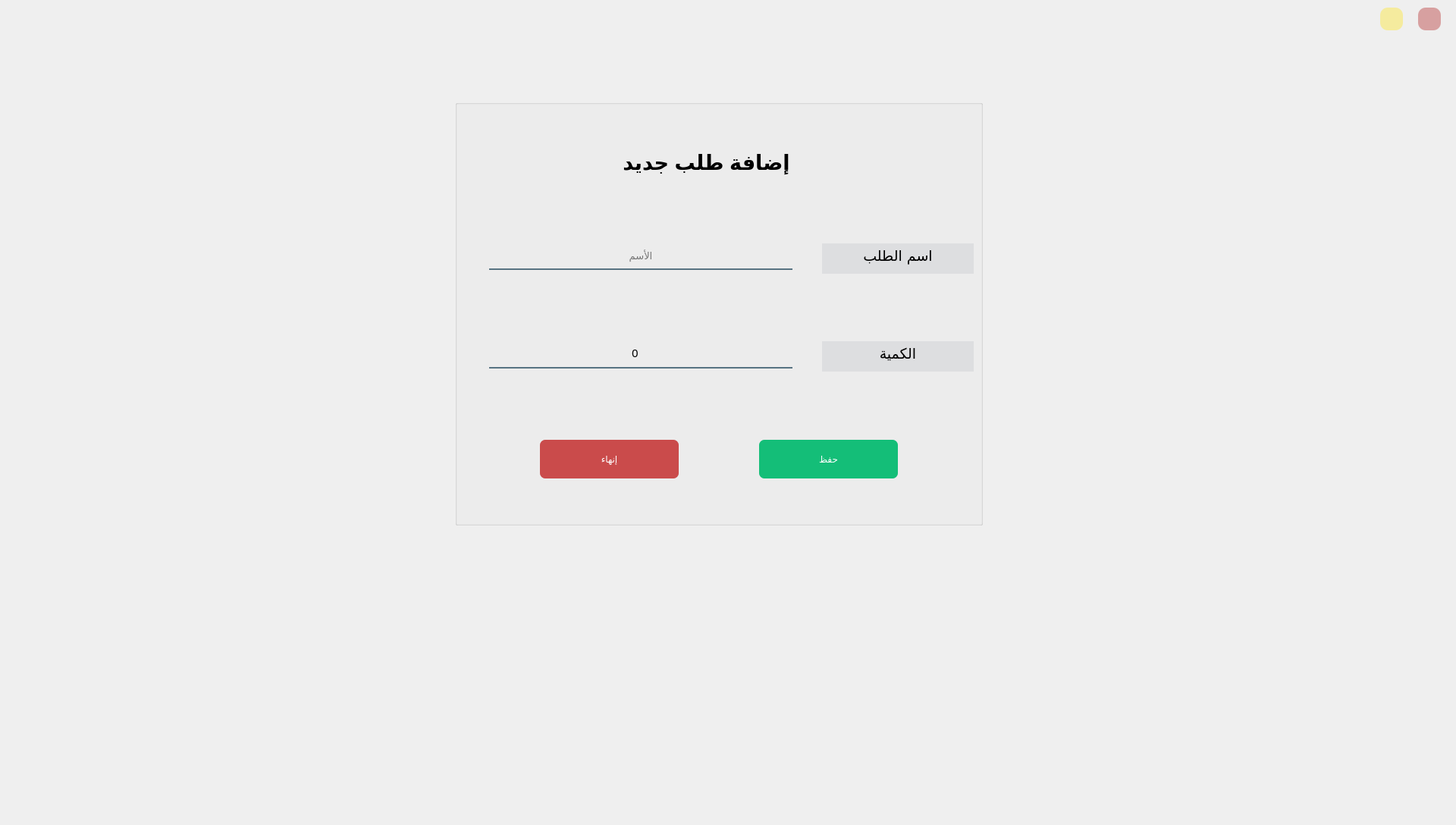
<?xml version="1.0" encoding="UTF-8"?>
<ui version="4.0">
 <class>Form</class>
 <widget class="QWidget" name="Form">
  <property name="geometry">
   <rect>
    <x>0</x>
    <y>0</y>
    <width>1920</width>
    <height>1088</height>
   </rect>
  </property>
  <property name="minimumSize">
   <size>
    <width>1340</width>
    <height>810</height>
   </size>
  </property>
  <property name="maximumSize">
   <size>
    <width>16777215</width>
    <height>16777215</height>
   </size>
  </property>
  <property name="windowTitle">
   <string>Form</string>
  </property>
  <widget class="QLabel" name="label_3">
   <property name="geometry">
    <rect>
     <x>20</x>
     <y>0</y>
     <width>1920</width>
     <height>1080</height>
    </rect>
   </property>
   <property name="minimumSize">
    <size>
     <width>1920</width>
     <height>1080</height>
    </size>
   </property>
   <property name="maximumSize">
    <size>
     <width>16777215</width>
     <height>16777215</height>
    </size>
   </property>
   <property name="font">
    <font>
     <pointsize>10</pointsize>
    </font>
   </property>
   <property name="text">
    <string/>
   </property>
   <property name="pixmap">
    <pixmap resource="app_resources.qrc">:/login/images/backgroung/3433814.jpg</pixmap>
   </property>
   <property name="scaledContents">
    <bool>true</bool>
   </property>
   <property name="alignment">
    <set>Qt::AlignCenter</set>
   </property>
  </widget>
  <widget class="QGroupBox" name="groupBox">
   <property name="geometry">
    <rect>
     <x>600</x>
     <y>132</y>
     <width>696</width>
     <height>561</height>
    </rect>
   </property>
   <property name="title">
    <string/>
   </property>
   <layout class="QGridLayout" name="gridLayout_2">
    <item row="0" column="1">
     <spacer name="verticalSpacer_15">
      <property name="orientation">
       <enum>Qt::Vertical</enum>
      </property>
      <property name="sizeHint" stdset="0">
       <size>
        <width>20</width>
        <height>48</height>
       </size>
      </property>
     </spacer>
    </item>
    <item row="1" column="0">
     <spacer name="horizontalSpacer_5">
      <property name="orientation">
       <enum>Qt::Horizontal</enum>
      </property>
      <property name="sizeType">
       <enum>QSizePolicy::Expanding</enum>
      </property>
      <property name="sizeHint" stdset="0">
       <size>
        <width>150</width>
        <height>20</height>
       </size>
      </property>
     </spacer>
    </item>
    <item row="1" column="1" colspan="2">
     <widget class="QLabel" name="label_4">
      <property name="maximumSize">
       <size>
        <width>400</width>
        <height>200</height>
       </size>
      </property>
      <property name="font">
       <font>
        <pointsize>20</pointsize>
        <weight>75</weight>
        <bold>true</bold>
       </font>
      </property>
      <property name="text">
       <string>    إضافة طلب جديد</string>
      </property>
      <property name="scaledContents">
       <bool>true</bool>
      </property>
      <property name="alignment">
       <set>Qt::AlignCenter</set>
      </property>
     </widget>
    </item>
    <item row="1" column="3" colspan="2">
     <spacer name="horizontalSpacer_6">
      <property name="orientation">
       <enum>Qt::Horizontal</enum>
      </property>
      <property name="sizeType">
       <enum>QSizePolicy::Expanding</enum>
      </property>
      <property name="sizeHint" stdset="0">
       <size>
        <width>150</width>
        <height>20</height>
       </size>
      </property>
     </spacer>
    </item>
    <item row="2" column="0">
     <spacer name="verticalSpacer_13">
      <property name="orientation">
       <enum>Qt::Vertical</enum>
      </property>
      <property name="sizeHint" stdset="0">
       <size>
        <width>20</width>
        <height>84</height>
       </size>
      </property>
     </spacer>
    </item>
    <item row="3" column="0" colspan="4">
     <layout class="QHBoxLayout" name="horizontalLayout_12">
      <item>
       <spacer name="horizontalSpacer_23">
        <property name="orientation">
         <enum>Qt::Horizontal</enum>
        </property>
        <property name="sizeHint" stdset="0">
         <size>
          <width>28</width>
          <height>20</height>
         </size>
        </property>
       </spacer>
      </item>
      <item>
       <widget class="QLineEdit" name="name_lin">
        <property name="minimumSize">
         <size>
          <width>400</width>
          <height>30</height>
         </size>
        </property>
        <property name="font">
         <font>
          <family>Acumin Pro</family>
          <pointsize>10</pointsize>
         </font>
        </property>
        <property name="layoutDirection">
         <enum>Qt::LeftToRight</enum>
        </property>
        <property name="styleSheet">
         <string notr="true">background-color:rgba(0, 0, 0, 0);
border:none;
border-bottom:2px solid rgba(46, 82, 101, 200);

padding-bottom:7px;</string>
        </property>
        <property name="inputMask">
         <string/>
        </property>
        <property name="text">
         <string/>
        </property>
        <property name="alignment">
         <set>Qt::AlignCenter</set>
        </property>
        <property name="placeholderText">
         <string>الأسم</string>
        </property>
       </widget>
      </item>
      <item>
       <spacer name="horizontalSpacer_24">
        <property name="orientation">
         <enum>Qt::Horizontal</enum>
        </property>
        <property name="sizeHint" stdset="0">
         <size>
          <width>28</width>
          <height>20</height>
         </size>
        </property>
       </spacer>
      </item>
     </layout>
    </item>
    <item row="3" column="4">
     <widget class="QLabel" name="label_5">
      <property name="minimumSize">
       <size>
        <width>200</width>
        <height>40</height>
       </size>
      </property>
      <property name="font">
       <font>
        <family>Acumin Pro</family>
        <pointsize>14</pointsize>
        <weight>50</weight>
        <italic>false</italic>
        <bold>false</bold>
       </font>
      </property>
      <property name="styleSheet">
       <string notr="true">background-color:rgba(48, 62, 84, 20);

border:none;
font: 14pt &quot;Acumin Pro&quot;;
padding-bottom:7px;</string>
      </property>
      <property name="text">
       <string>اسم الطلب</string>
      </property>
      <property name="alignment">
       <set>Qt::AlignCenter</set>
      </property>
     </widget>
    </item>
    <item row="4" column="2">
     <spacer name="verticalSpacer_16">
      <property name="orientation">
       <enum>Qt::Vertical</enum>
      </property>
      <property name="sizeHint" stdset="0">
       <size>
        <width>20</width>
        <height>83</height>
       </size>
      </property>
     </spacer>
    </item>
    <item row="5" column="0" colspan="4">
     <layout class="QGridLayout" name="gridLayout">
      <item row="0" column="0">
       <spacer name="horizontalSpacer_26">
        <property name="orientation">
         <enum>Qt::Horizontal</enum>
        </property>
        <property name="sizeHint" stdset="0">
         <size>
          <width>28</width>
          <height>20</height>
         </size>
        </property>
       </spacer>
      </item>
      <item row="0" column="1">
       <widget class="QSpinBox" name="spinBox">
        <property name="sizePolicy">
         <sizepolicy hsizetype="Expanding" vsizetype="Fixed">
          <horstretch>0</horstretch>
          <verstretch>0</verstretch>
         </sizepolicy>
        </property>
        <property name="minimumSize">
         <size>
          <width>400</width>
          <height>30</height>
         </size>
        </property>
        <property name="font">
         <font>
          <family>Acumin Pro</family>
          <pointsize>11</pointsize>
          <weight>50</weight>
          <italic>false</italic>
          <bold>false</bold>
         </font>
        </property>
        <property name="styleSheet">
         <string notr="true">background-color:rgba(0, 0, 0, 0);
border:none;
border-bottom:2px solid rgba(46, 82, 101, 200);

padding-bottom:7px;
font: 11pt &quot;Acumin Pro&quot;;</string>
        </property>
        <property name="alignment">
         <set>Qt::AlignCenter</set>
        </property>
        <property name="maximum">
         <number>100000</number>
        </property>
       </widget>
      </item>
      <item row="0" column="2">
       <spacer name="horizontalSpacer_25">
        <property name="orientation">
         <enum>Qt::Horizontal</enum>
        </property>
        <property name="sizeHint" stdset="0">
         <size>
          <width>28</width>
          <height>20</height>
         </size>
        </property>
       </spacer>
      </item>
     </layout>
    </item>
    <item row="5" column="4">
     <widget class="QLabel" name="label_7">
      <property name="minimumSize">
       <size>
        <width>200</width>
        <height>40</height>
       </size>
      </property>
      <property name="font">
       <font>
        <family>Acumin Pro</family>
        <pointsize>14</pointsize>
        <weight>50</weight>
        <italic>false</italic>
        <bold>false</bold>
       </font>
      </property>
      <property name="styleSheet">
       <string notr="true">background-color:rgba(48, 62, 84, 20);

border:none;
font: 14pt &quot;Acumin Pro&quot;;
padding-bottom:7px;</string>
      </property>
      <property name="text">
       <string>الكمية</string>
      </property>
      <property name="alignment">
       <set>Qt::AlignCenter</set>
      </property>
     </widget>
    </item>
    <item row="6" column="2">
     <spacer name="verticalSpacer_14">
      <property name="orientation">
       <enum>Qt::Vertical</enum>
      </property>
      <property name="sizeHint" stdset="0">
       <size>
        <width>20</width>
        <height>84</height>
       </size>
      </property>
     </spacer>
    </item>
    <item row="7" column="0" colspan="5">
     <layout class="QHBoxLayout" name="horizontalLayout_14">
      <item>
       <spacer name="horizontalSpacer_27">
        <property name="orientation">
         <enum>Qt::Horizontal</enum>
        </property>
        <property name="sizeHint" stdset="0">
         <size>
          <width>73</width>
          <height>20</height>
         </size>
        </property>
       </spacer>
      </item>
      <item>
       <widget class="QPushButton" name="end_btn">
        <property name="minimumSize">
         <size>
          <width>183</width>
          <height>51</height>
         </size>
        </property>
        <property name="maximumSize">
         <size>
          <width>16777215</width>
          <height>16777215</height>
         </size>
        </property>
        <property name="styleSheet">
         <string notr="true">font: 14pt &quot;Acumin Pro&quot;;
color: rgb(255, 255, 255);
background-color: rgb(190, 20, 20,190);

 border-radius: 7px;
</string>
        </property>
        <property name="text">
         <string>إنهاء</string>
        </property>
       </widget>
      </item>
      <item>
       <spacer name="horizontalSpacer_33">
        <property name="orientation">
         <enum>Qt::Horizontal</enum>
        </property>
        <property name="sizeHint" stdset="0">
         <size>
          <width>73</width>
          <height>20</height>
         </size>
        </property>
       </spacer>
      </item>
      <item>
       <widget class="QPushButton" name="add_btn">
        <property name="minimumSize">
         <size>
          <width>183</width>
          <height>51</height>
         </size>
        </property>
        <property name="maximumSize">
         <size>
          <width>300</width>
          <height>51</height>
         </size>
        </property>
        <property name="styleSheet">
         <string notr="true">font: 14pt &quot;Acumin Pro&quot;;
color: rgb(255, 255, 255);
background-color: rgb(20,  190, 120);

 border-radius: 7px;
</string>
        </property>
        <property name="text">
         <string>حفظ</string>
        </property>
       </widget>
      </item>
      <item>
       <spacer name="horizontalSpacer_28">
        <property name="orientation">
         <enum>Qt::Horizontal</enum>
        </property>
        <property name="sizeHint" stdset="0">
         <size>
          <width>58</width>
          <height>20</height>
         </size>
        </property>
       </spacer>
      </item>
     </layout>
    </item>
    <item row="8" column="1" colspan="3">
     <spacer name="verticalSpacer_18">
      <property name="orientation">
       <enum>Qt::Vertical</enum>
      </property>
      <property name="sizeHint" stdset="0">
       <size>
        <width>124</width>
        <height>25</height>
       </size>
      </property>
     </spacer>
    </item>
   </layout>
  </widget>
  <widget class="QPushButton" name="exit_btn">
   <property name="geometry">
    <rect>
     <x>1870</x>
     <y>10</y>
     <width>30</width>
     <height>30</height>
    </rect>
   </property>
   <property name="minimumSize">
    <size>
     <width>30</width>
     <height>30</height>
    </size>
   </property>
   <property name="maximumSize">
    <size>
     <width>161</width>
     <height>161</height>
    </size>
   </property>
   <property name="styleSheet">
    <string notr="true">QPushButton {
	background-color: rgb(178, 39, 39,100);
    color: #FFFFFF;
    padding: 2px;
    font: bold 15px;
    border-width: 6px;
    border-radius: 10px;
    border-color: #2752B8;
}
QPushButton:hover {
    background-color: #827397;
}</string>
   </property>
   <property name="text">
    <string/>
   </property>
   <property name="icon">
    <iconset resource="app_resources.qrc">
     <normaloff>:/icons/icons/icons8-close-window-96.png</normaloff>:/icons/icons/icons8-close-window-96.png</iconset>
   </property>
   <property name="iconSize">
    <size>
     <width>20</width>
     <height>20</height>
    </size>
   </property>
  </widget>
  <widget class="QPushButton" name="minimize_btn">
   <property name="geometry">
    <rect>
     <x>1820</x>
     <y>10</y>
     <width>30</width>
     <height>30</height>
    </rect>
   </property>
   <property name="minimumSize">
    <size>
     <width>30</width>
     <height>30</height>
    </size>
   </property>
   <property name="maximumSize">
    <size>
     <width>161</width>
     <height>161</height>
    </size>
   </property>
   <property name="styleSheet">
    <string notr="true">QPushButton {
	background-color: rgb(255, 229, 32,100);
    color: #FFFFFF;
    padding: 2px;
    font: bold 15px;
    border-width: 6px;
    border-radius: 10px;
    border-color: #2752B8;
}
QPushButton:hover {
    background-color: #827397;
}</string>
   </property>
   <property name="text">
    <string/>
   </property>
   <property name="icon">
    <iconset resource="app_resources.qrc">
     <normaloff>:/icons/icons/icons8-subtract-16.png</normaloff>:/icons/icons/icons8-subtract-16.png</iconset>
   </property>
   <property name="iconSize">
    <size>
     <width>30</width>
     <height>30</height>
    </size>
   </property>
  </widget>
 </widget>
 <resources>
  <include location="app_resources.qrc"/>
 </resources>
 <connections/>
</ui>
